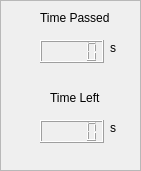
      <widget class="QFrame" name="frame_6">
       <property name="geometry">
        <rect>
         <x>810</x>
         <y>290</y>
         <width>141</width>
         <height>171</height>
        </rect>
       </property>
       <property name="font">
        <font>
         <family>Arial</family>
        </font>
       </property>
       <property name="frameShape">
        <enum>QFrame::StyledPanel</enum>
       </property>
       <property name="frameShadow">
        <enum>QFrame::Raised</enum>
       </property>
       <widget class="QLabel" name="label12_28">
        <property name="geometry">
         <rect>
          <x>40</x>
          <y>10</y>
          <width>81</width>
          <height>16</height>
         </rect>
        </property>
        <property name="font">
         <font>
          <family>Arial</family>
         </font>
        </property>
        <property name="text">
         <string>Time Passed</string>
        </property>
       </widget>
       <widget class="QLabel" name="label12_29">
        <property name="geometry">
         <rect>
          <x>50</x>
          <y>90</y>
          <width>81</width>
          <height>16</height>
         </rect>
        </property>
        <property name="font">
         <font>
          <family>Arial</family>
         </font>
        </property>
        <property name="text">
         <string>Time Left</string>
        </property>
       </widget>
       <widget class="QLCDNumber" name="TimePassed">
        <property name="geometry">
         <rect>
          <x>40</x>
          <y>40</y>
          <width>64</width>
          <height>23</height>
         </rect>
        </property>
        <property name="font">
         <font>
          <family>Arial</family>
         </font>
        </property>
       </widget>
       <widget class="QLCDNumber" name="TimeLeft">
        <property name="geometry">
         <rect>
          <x>40</x>
          <y>120</y>
          <width>64</width>
          <height>23</height>
         </rect>
        </property>
        <property name="font">
         <font>
          <family>Arial</family>
         </font>
        </property>
       </widget>
       <widget class="QLabel" name="label12_34">
        <property name="geometry">
         <rect>
          <x>110</x>
          <y>40</y>
          <width>16</width>
          <height>16</height>
         </rect>
        </property>
        <property name="font">
         <font>
          <family>Arial</family>
         </font>
        </property>
        <property name="text">
         <string>s</string>
        </property>
       </widget>
       <widget class="QLabel" name="label12_35">
        <property name="geometry">
         <rect>
          <x>110</x>
          <y>120</y>
          <width>16</width>
          <height>16</height>
         </rect>
        </property>
        <property name="font">
         <font>
          <family>Arial</family>
         </font>
        </property>
        <property name="text">
         <string>s</string>
        </property>
       </widget>
      </widget>
